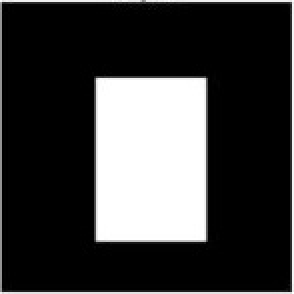
#> input picture images/box.jpg, 147 x 147 px (shown 2 times larger)
$ jupyter execute Contours_Getting_Started.ipynb
#> lines starting #> are read from the running program, lines starting #| are printed output that depends on the picture; after the words box and inside, x2 and y2 are one past the last pixel; in counts of white or black regions, pixels touching at a corner belong together
Import libraries

[cell 1]
import numpy as np
import cv2 as cv
from matplotlib import pyplot as plt

[cell 2]
im = cv.imread('../../images/box.jpg')
#> im is the input picture: shape (147, 147, 3); min 0, max 255, mean 60.4
assert im is not None, "File could not be read, check with os.path.exists()"

imgray = cv.cvtColor(im, cv.COLOR_BGR2GRAY)
ret, thresh = cv.threshold(imgray, 127, 255, 0)
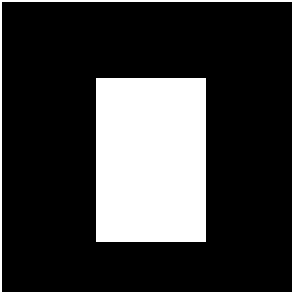
#> thresh: shape (147, 147) (shown 2 times larger); 23.6% white; 2 white regions
# Find contours (ignoring hierarchy)
contours, _ = cv.findContours(thresh, cv.RETR_TREE, cv.CHAIN_APPROX_SIMPLE)
#> contours = 3 contours; box (x1, y1, x2, y2) and area: (0, 0, 147, 147) 21316, (0, 0, 147, 147) 21314, (48, 39, 103, 121) 4374
# Draw contours on the original image
result = im.copy()
cv.drawContours(result, contours, -1, (0, 255, 0), 2)
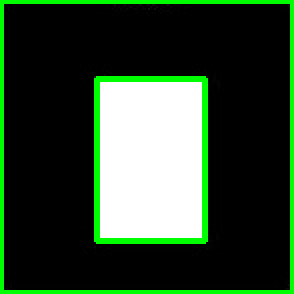
#> result: shape (147, 147, 3) (shown 2 times larger); 9.1% of pixels changed, all inside (x1, y1, x2, y2) = (0, 0, 147, 147)

plt.subplot(121),plt.imshow(cv.cvtColor(im, cv.COLOR_BGR2RGB)),plt.title('Original Image'), plt.xticks([]), plt.yticks([])
plt.subplot(122),plt.imshow(cv.cvtColor(result, cv.COLOR_BGR2RGB)),plt.title('Found contour'), plt.xticks([]), plt.yticks([])
plt.show()
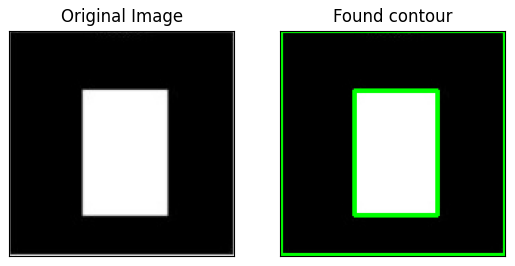
#> figure drawn by matplotlib, 2 panels

How to draw the contours?

[cell 3]
result2 = im.copy()
cv.drawContours(result2, contours, -1, (0,255,0), 3)
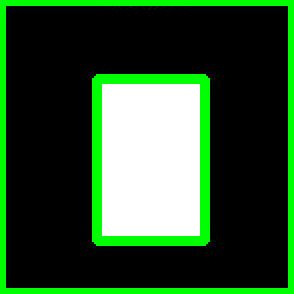
#> result2: shape (147, 147, 3) (shown 2 times larger); 14.19% of pixels changed, all inside (x1, y1, x2, y2) = (0, 0, 147, 147)
plt.subplot(121),plt.imshow(cv.cvtColor(im, cv.COLOR_BGR2RGB)),plt.title('Original Image'), plt.xticks([]), plt.yticks([])
plt.subplot(122),plt.imshow(cv.cvtColor(result2, cv.COLOR_BGR2RGB)),plt.title('Found contour'), plt.xticks([]), plt.yticks([])
plt.show()

[cell 4]
result3 = im.copy()
cv.drawContours(result3, contours, 0, (0,0,255), 3)
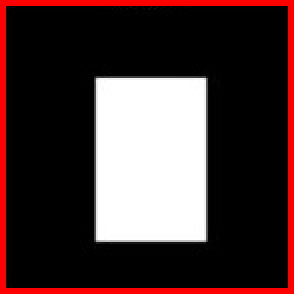
#> result3: shape (147, 147, 3) (shown 2 times larger); 8% of pixels changed, all inside (x1, y1, x2, y2) = (0, 0, 147, 147)
plt.subplot(121),plt.imshow(cv.cvtColor(im, cv.COLOR_BGR2RGB)),plt.title('Original Image'), plt.xticks([]), plt.yticks([])
plt.subplot(122),plt.imshow(cv.cvtColor(result3, cv.COLOR_BGR2RGB)),plt.title('Found contour'), plt.xticks([]), plt.yticks([])
plt.show()
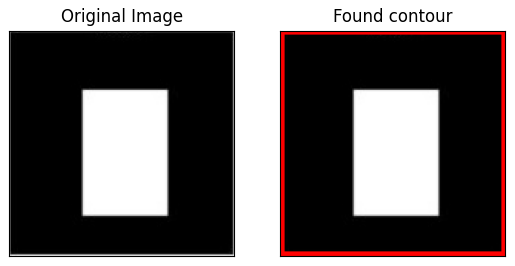
#> figure drawn by matplotlib, 2 panels

[cell 5]
result4 = im.copy()
cnt = contours[2]
#> cnt = [[48, 39], [48, 120], [102, 120], [102, 39]]
cv.drawContours(result4, [cnt], 0, (0,255,0), 3)
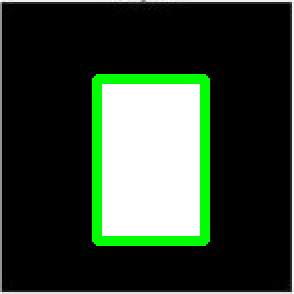
#> result4: shape (147, 147, 3) (shown 2 times larger); 6.19% of pixels changed, all inside (x1, y1, x2, y2) = (46, 37, 105, 123)
plt.subplot(121),plt.imshow(cv.cvtColor(im, cv.COLOR_BGR2RGB)),plt.title('Original Image'), plt.xticks([]), plt.yticks([])
plt.subplot(122),plt.imshow(cv.cvtColor(result4, cv.COLOR_BGR2RGB)),plt.title('Found contour'), plt.xticks([]), plt.yticks([])
plt.show()
